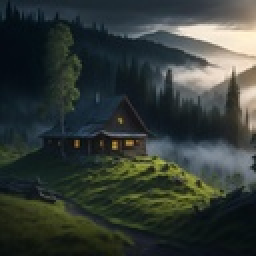
%> input picture images/goodpic.jpg, 128 x 128 px, shrunk from 626 x 626 before the run (shown 2 times larger)
$ octave nonlinearFilter.m   (GNU Octave 9; MATLAB toolbox functions it lacks are replaced by stand-ins)
%> lines starting %> are read from the running program, lines starting %| are printed output that depends on the picture
I = imread('./images/goodpic.jpg');
%> I is the input picture: size 128x128x3 uint8; mean R, G, B 52.4, 59.8, 55.4
if length(size(I))==3
    I = rgb2gray(I);
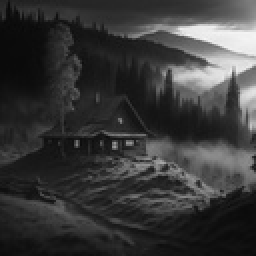
%> I: size 128x128 uint8 (shown 2 times larger); min 9, max 245, mean 57.1
end

f = @(x) min(x(:));
Jmin = nlfilter(I,[3,3],f);
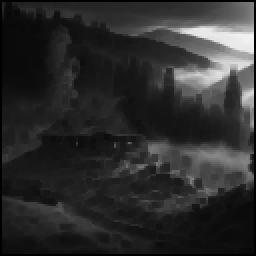
%> Jmin: size 128x128 uint8 (shown 2 times larger); min 0, max 240, mean 45

f = @(x) max(x(:));
Jmax = nlfilter(I,[3,3],f);
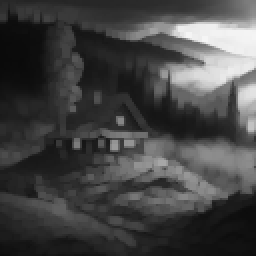
%> Jmax: size 128x128 uint8 (shown 2 times larger); min 10, max 245, mean 68.7

f = @(x) median(x(:));
Jmedian = nlfilter(I,[3,3],f);

%sallt and pepper noice added
I = imnoise(I,'salt & pepper');
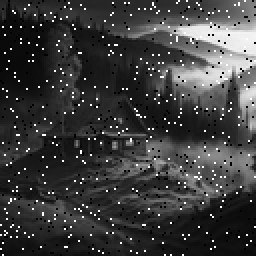
%> I: size 128x128 uint8 (shown 2 times larger); min 0, max 255, mean 60.8

figure;
subplot(2,2,1);imshow(I);title("added noice"); hold on;
subplot(2,2,2);imshow(Jmin);title("min");hold on;
subplot(2,2,3);imshow(Jmax);title("max");hold on;
subplot(2,2,4);imshow(Jmedian);title("median");

%figure;
%imshow(IG);title("addd noice")
